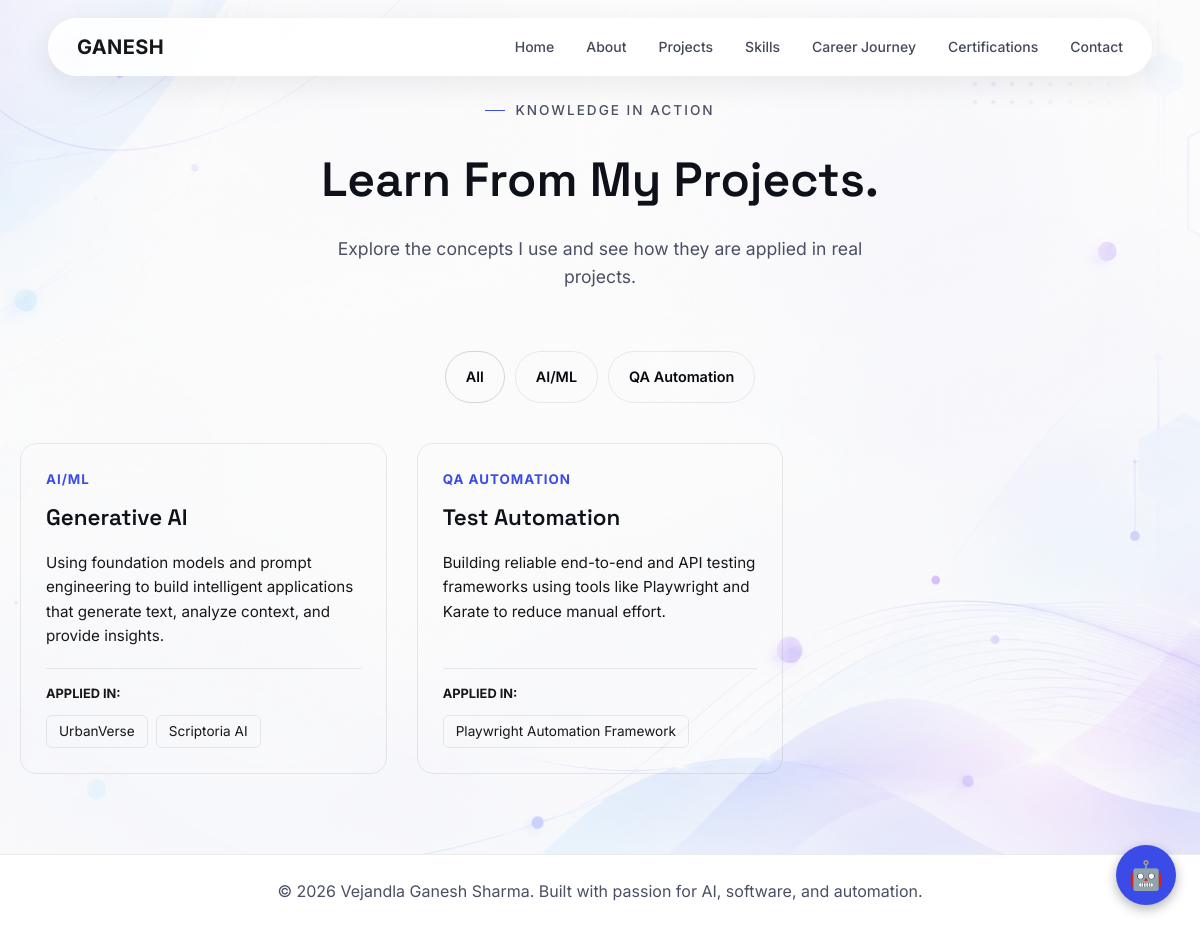
The page /learn/ on the database its author committed.
### portfolio/models.py (models this page shows, shortened)
class Concept(models.Model):
    title = models.CharField(max_length=150)
    category = models.CharField(max_length=100)
    description = models.TextField()
    projects = models.ManyToManyField(Project, blank=True, related_name="concepts")
    is_active = models.BooleanField(default=True)
    order = models.IntegerField(default=0)
    created_at = models.DateTimeField(auto_now_add=True)
    updated_at = models.DateTimeField(auto_now=True)
    class Meta:
        ordering = ["order", "title"]

class Project(models.Model):
 status=models.CharField(max_length=20, choices=[('draft', 'Draft'), ('published', 'Published')], default='published'); project_image=models.ImageField(upload_to='projects/', blank=True, null=True); title=models.CharField(max_length=180); category=models.CharField(max_length=100); description=models.TextField(); overview=models.TextField(blank=True); problem=models.TextField(blank=True); solution=models.TextField(blank=True); key_features=models.TextField(blank=True); contribution=models.TextField(blank=True); challenges=models.TextField(blank=True); results_impact=models.TextField(blank=True); technologies=models.TextField(); github_url=models.URLField(blank=True); live_url=models.URLField(blank=True); project_category=models.CharField(max_length=20, choices=[('featured', 'Featured Project'), ('more', 'More Project')], default='more'); order=models.IntegerField(default=0)
 class Meta: ordering=['order','id']

class Portfolio(models.Model):
 name=models.CharField(max_length=120); headline=models.CharField(max_length=250); summary=models.TextField(); email=models.EmailField(); phone=models.CharField(max_length=40); linkedin=models.URLField(blank=True); github=models.URLField(blank=True); about=models.TextField(); resume=models.FileField(upload_to='resume/', blank=True, null=True); profile_photo=models.ImageField(upload_to='profile/', blank=True, null=True); is_verified=models.BooleanField(default=True); verified_date=models.DateField(blank=True, null=True)

### portfolio/views.py (the view)
# urls.py: path('learn/', views.learn_public, name='learn'),
def learn_public(request):
    seed()
    concepts = Concept.objects.filter(is_active=True).prefetch_related('projects').order_by('order', 'title')
    categories = []
    for c in concepts:
        if c.category not in categories:
            categories.append(c.category)
    return render(request, 'learn.html', {'overall_status': get_overall_status(), 'overall_status': get_overall_status(),
        'concepts': concepts,
        'categories': categories,
        'profile': Portfolio.objects.first()
    })

### portfolio/views.py (called while the page is built)
def get_overall_status():
    statuses = SystemStatus.objects.filter(is_active=True).values_list('status', flat=True)
    if not statuses: return {"text": "System status information is currently unavailable.", "color": "var(--text-light)"}
    if "major_outage" in statuses: return {"text": "Major System Outage", "color": "#dc3545"}
    if "partial_outage" in statuses: return {"text": "Partial System Outage", "color": "#fd7e14"}
    if "degraded" in statuses: return {"text": "Some Systems Experiencing Degraded Performance", "color": "#ffc107"}
    return {"text": "All Systems Operational", "color": "var(--success)"}

### templates/learn.html (shortened to what this page needs)
{% extends 'base.html' %}
{% block content %}
<main id="learn-page" style="padding-top: 100px; padding-bottom: 80px; background: var(--bg);">
    <div class="container">
        <div class="cert-section-header" style="text-align: center; margin-bottom: 60px;">
            <span class="section-label"><span class="accent-line"></span>KNOWLEDGE IN ACTION</span>
            <h1 style="font-size: 3rem; margin-bottom: 1rem;">Learn From My Projects.</h1>
            <p style="font-size: 1.1rem; color: var(--text-secondary); max-width: 600px; margin: 0 auto;">Explore the concepts I use and see how they are applied in real projects.</p>
        </div>
        {% if categories %}
        <div style="display: flex; gap: 10px; justify-content: center; flex-wrap: wrap; margin-bottom: 40px;">
            <button class="btn-secondary" style="border-radius: 50px; padding: 8px 20px; font-size: 0.9rem;" onclick="filterConcepts('all')">All</button>
            {% for cat in categories %}
            <button class="btn-secondary" style="border-radius: 50px; padding: 8px 20px; font-size: 0.9rem; background: var(--bg-card); border-color: var(--border);" onclick="filterConcepts('{{ cat|slugify }}')">{{ cat }}</button>
            {% endfor %}
        </div>
        {% endif %}
        {% if concepts %}
        <div class="learn-grid" style="display: grid; grid-template-columns: repeat(auto-fill, minmax(320px, 1fr)); gap: 30px;">
            {% for concept in concepts %}
            <div class="concept-card" data-category="{{ concept.category|slugify }}" id="concept-{{ concept.id }}" style="background: var(--bg-card); border: 1px solid var(--border); border-radius: 16px; padding: 25px; display: flex; flex-direction: column; transition: transform 0.2s, box-shadow 0.2s;" onmouseover="this.style.transform='translateY(-5px)'; this.style.boxShadow='var(--shadow-md)';" onmouseout="this.style.transform='none'; this.style.boxShadow='none';">
                <small style="color: var(--accent); font-weight: bold; letter-spacing: 1px; display: block; margin-bottom: 10px;">{{ concept.category|upper }}</small>
                <h3 style="margin: 0 0 15px 0; font-size: 1.4rem;">{{ concept.title }}</h3>
                <p style="margin: 0 0 20px 0; color: var(--text-light); font-size: 0.95rem; line-height: 1.6; flex: 1;">{{ concept.description }}</p>
                {% if concept.projects.exists %}
                <div style="border-top: 1px solid var(--border); padding-top: 15px;">
                    <span style="font-size: 0.8rem; color: var(--text-light); text-transform: uppercase; font-weight: bold; display: block; margin-bottom: 10px;">Applied In:</span>
                    <div style="display: flex; flex-wrap: wrap; gap: 8px;">
                        {% for project in concept.projects.all %}
                        <a href="{% url 'project_detail' project.id %}" style="display: inline-block; font-size: 0.85rem; background: var(--bg-hover); padding: 5px 12px; border-radius: 6px; color: var(--text); text-decoration: none; border: 1px solid var(--border); transition: background 0.2s;" onmouseover="this.style.background='rgba(74, 71, 163, 0.1)'; this.style.color='var(--accent)';" onmouseout="this.style.background='var(--bg-hover)'; this.style.color='var(--text)';">{{ project.title }}</a>
                        {% endfor %}
                    </div>
                </div>
                {% endif %}
            </div>
            {% endfor %}
        </div>
        {% endif %}
    </div>
</main>
{% endblock %}

### templates/base.html (shortened to what this page needs)
{% load static %}
<!DOCTYPE html>
<html lang="en">
<head>
    <link rel="stylesheet" href="{% static 'css/portfolio.css' %}?v=9">
</head>
<body>
    <div class="site-background"></div>
    <div class="site-content">
        {% block navbar %}
        <nav class="portfolio-navbar" id="mainNavbar">
            <div class="navbar-inner">
                <a class="navbar-logo" href="#home">GANESH</a>
                <div class="navbar-links navlinks">
                    <a href="#home" data-nav="home">Home</a>
                    <a href="#about">About</a>
                    <a href="#projects" data-nav="projects">Projects</a>
                    <a href="#skills">Skills</a>
                    <a href="#career-timeline">Career Journey</a>
                    <a href="#certifications">Certifications</a>
                    <a href="#contact">Contact</a>
                </div>
            </div>
        </nav>
        {% endblock %}
        {% block content %}{% endblock %}
        {% block footer %}
        <footer class="footer" style="background: #ffffff; padding: 24px 0; text-align: center; border-top: 1px solid rgba(0,0,0,0.08); position: relative; z-index: 10;">
            <p style="margin: 0; color: #4a4f63;">© 2026 {{ profile.name|default:"Vejandla Ganesh Sharma" }}. Built with passion for AI, software, and automation.</p>
        </footer>
        {% endblock %}
    </div>
    <button id="ai-chat-btn" class="ai-chat-toggle" onclick="openAIChat()" title="Ask Ganesh AI" aria-label="Ask Ganesh AI">
        🤖
    </button>
</body>
</html>

### rows shown on the page
Concept: categories "AI/ML", category "AI/ML", title "Generative AI", description "Using foundation models and prompt engineering to build intelligent applications that generate text, analyze context, and provide insights."
Concept: categories "QA Automation", category "QA AUTOMATION", title "Test Automation", description "Building reliable end-to-end and API testing frameworks using tools like Playwright and Karate to reduce manual effort."
Project: title "UrbanVerse"
Project: title "Scriptoria AI"
Project: title "Playwright Automation Framework"
Portfolio: name "Vejandla Ganesh Sharma"
